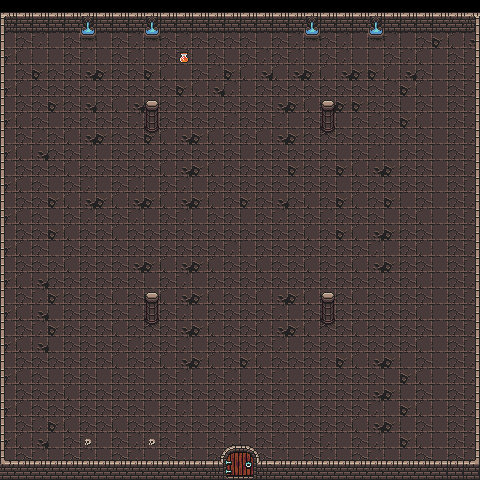

A 2D game scene composited from a Tiled map and its tileset images. What follows is a short description and the map's XML, with each tile layer's data collapsed to a summary:
An orthogonal 30x30 tile map with 16x16 px tiles, 5 tile layers (floorLayer, miscLayer, wallLayer, chestLayer, ...) and 4 objects (4x spawn).

<map version="1.5" tiledversion="1.7.2" orientation="orthogonal" renderorder="right-down" width="30" height="30" tilewidth="16" tileheight="16" infinite="0" nextlayerid="7" nextobjectid="7">
 <editorsettings>
  <export target="Spawn.json" format="json" />
 </editorsettings>
 <tileset firstgid="1" name="dungeon-tileset" tilewidth="16" tileheight="16" tilecount="1024" columns="32">
  <image source="dungeon-tileset.png" width="512" height="512" />
 </tileset>
 <layer id="2" name="floorLayer" width="30" height="30">
  <data>[900 cells, 865 non-empty, 6 distinct tile ids]</data>
 </layer>
 <layer id="5" name="miscLayer" width="30" height="30">
  <data>[900 cells, 7 non-empty, 3 distinct tile ids]</data>
 </layer>
 <layer id="1" name="wallLayer" width="30" height="30">
  <data>[900 cells, 182 non-empty, 18 distinct tile ids]</data>
 </layer>
 <objectgroup id="6" name="objectLayer">
  <object id="2" name="playerSpawn" type="spawn" x="240" y="192">
   <point />
  </object>
  <object id="3" name="chestSpawn" type="spawn" x="80" y="240">
   <point />
  </object>
  <object id="5" name="enemySpawn" type="spawn" x="240" y="336">
   <point />
  </object>
  <object id="6" name="playerExit" type="spawn" x="239.364" y="438.927">
   <point />
  </object>
 </objectgroup>
 <layer id="4" name="chestLayer" width="30" height="30">
  <data>[900 cells, 0 non-empty, 0 distinct tile ids]</data>
 </layer>
 <layer id="3" name="doorLayer" width="30" height="30">
  <data>[900 cells, 15 non-empty, 12 distinct tile ids]</data>
 </layer>
</map>
